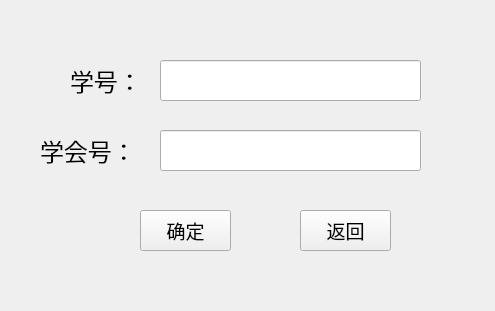
<?xml version="1.0" encoding="UTF-8"?>
<ui version="4.0">
 <class>Form</class>
 <widget class="QWidget" name="Form">
  <property name="geometry">
   <rect>
    <x>0</x>
    <y>0</y>
    <width>495</width>
    <height>311</height>
   </rect>
  </property>
  <property name="windowTitle">
   <string>Form</string>
  </property>
  <widget class="QLabel" name="label">
   <property name="geometry">
    <rect>
     <x>70</x>
     <y>60</y>
     <width>71</width>
     <height>41</height>
    </rect>
   </property>
   <property name="font">
    <font>
     <family>Adobe Heiti Std</family>
     <pointsize>18</pointsize>
    </font>
   </property>
   <property name="text">
    <string>学号：</string>
   </property>
  </widget>
  <widget class="QLineEdit" name="lineEdit">
   <property name="geometry">
    <rect>
     <x>160</x>
     <y>60</y>
     <width>261</width>
     <height>41</height>
    </rect>
   </property>
  </widget>
  <widget class="QLineEdit" name="lineEdit_2">
   <property name="geometry">
    <rect>
     <x>160</x>
     <y>130</y>
     <width>261</width>
     <height>41</height>
    </rect>
   </property>
   <property name="text">
    <string/>
   </property>
  </widget>
  <widget class="QLabel" name="label_2">
   <property name="geometry">
    <rect>
     <x>40</x>
     <y>130</y>
     <width>101</width>
     <height>41</height>
    </rect>
   </property>
   <property name="font">
    <font>
     <family>Adobe Heiti Std</family>
     <pointsize>18</pointsize>
    </font>
   </property>
   <property name="text">
    <string>学会号：</string>
   </property>
  </widget>
  <widget class="QPushButton" name="pushButton">
   <property name="geometry">
    <rect>
     <x>140</x>
     <y>210</y>
     <width>91</width>
     <height>41</height>
    </rect>
   </property>
   <property name="font">
    <font>
     <family>Adobe Heiti Std</family>
     <pointsize>14</pointsize>
    </font>
   </property>
   <property name="text">
    <string>确定</string>
   </property>
  </widget>
  <widget class="QPushButton" name="pushButton_2">
   <property name="geometry">
    <rect>
     <x>300</x>
     <y>210</y>
     <width>91</width>
     <height>41</height>
    </rect>
   </property>
   <property name="font">
    <font>
     <family>Adobe Heiti Std</family>
     <pointsize>14</pointsize>
    </font>
   </property>
   <property name="text">
    <string>返回</string>
   </property>
  </widget>
 </widget>
 <resources/>
 <connections/>
</ui>
